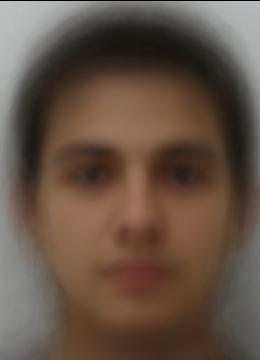
#> input picture proj3/average_brazilian_face_rgb.jpg, 260 x 360 px, found by its file name
$ python tester.py
#> lines starting #> are read from the running program, lines starting #| are printed output that depends on the picture
import cv2
import matplotlib.pyplot as plt

average_face_path = '/Users/michellechen/cs/classes/cs180/computer-vision/proj3/average_brazilian_face_rgb.jpg'
img1_path = '/Users/michellechen/cs/classes/cs180/computer-vision/proj3/images/img1-1.png'

# Load both images
average_face_image = cv2.imread(average_face_path)
#> average_face_image is the input picture: shape (360, 260, 3); mean B, G, R 69.3, 82.5, 101.2
img1 = cv2.imread(img1_path)
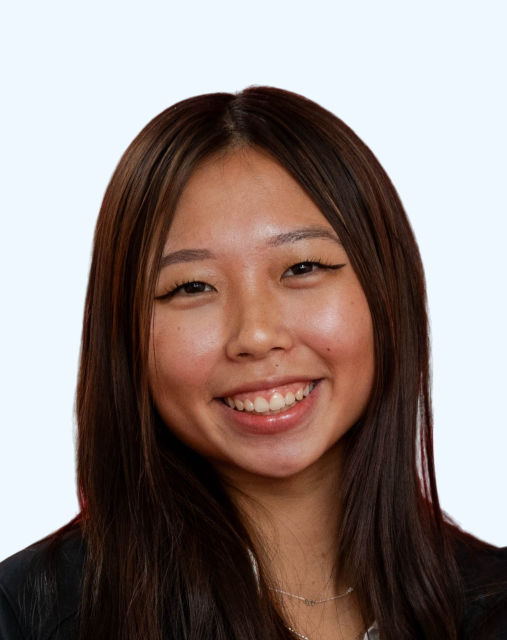
#> input picture proj3/images/img1-1.png, 1014 x 1280 px, found by its file name (shown at 1/2 size)
#> img1 is the input picture: shape (1280, 1014, 3); mean B, G, R 126.4, 130.6, 145.6

# Get the dimensions of the second image (img1)
img1_height, img1_width = img1.shape[:2]
#> img1_height = 1280; img1_width = 1014

# Resize the average face image to match the dimensions of img1
average_face_resized = cv2.resize(average_face_image, (img1_width, img1_height))
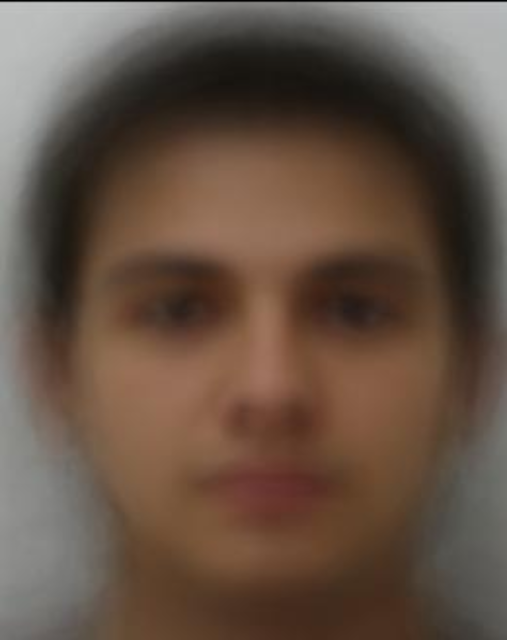
#> average_face_resized: shape (1280, 1014, 3) (shown at 1/2 size); mean B, G, R 69.2, 82.4, 101.1

# Convert the resized average face image from BGR to RGB for display
average_face_resized_rgb = cv2.cvtColor(average_face_resized, cv2.COLOR_BGR2RGB)

# Display the resized average face image
plt.imshow(average_face_resized_rgb)
plt.title("Resized Average Brazilian Face")
plt.show()

# Save the resized image
resized_image_path = '/Users/michellechen/cs/classes/cs180/computer-vision/proj3/average_brazilian_face_resized.jpg'
cv2.imwrite(resized_image_path, average_face_resized)
